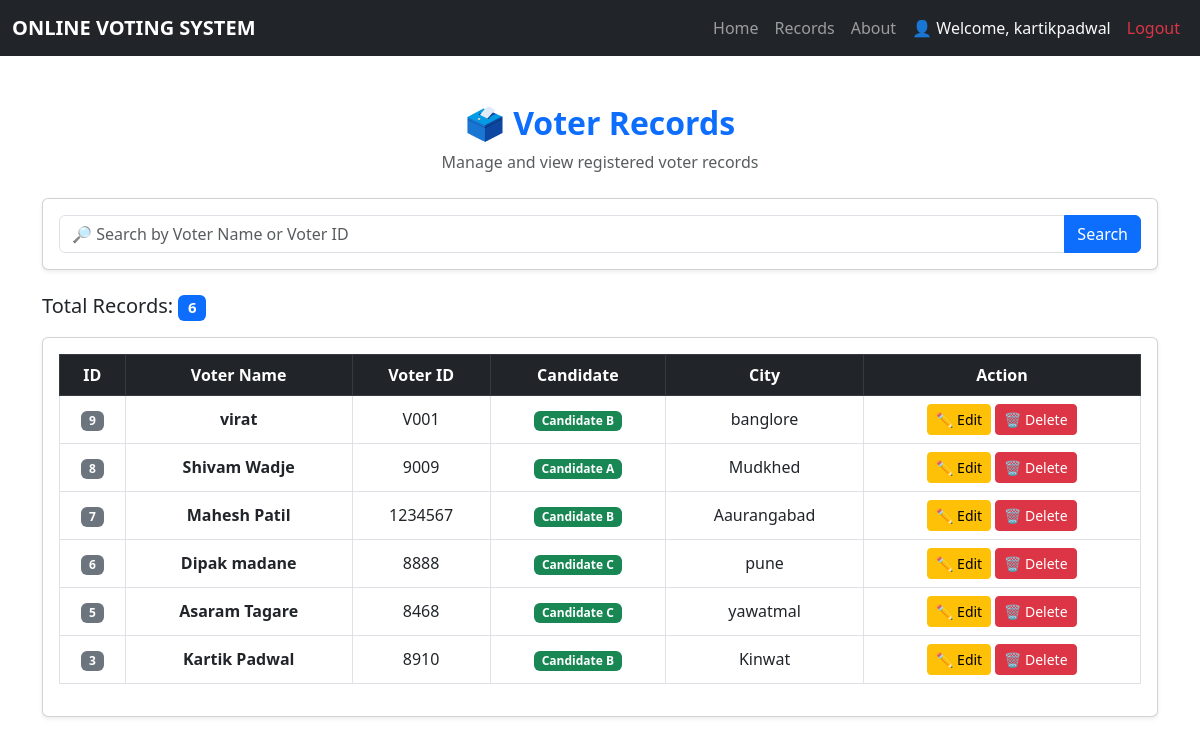
The page /records (signed in) on the database as committed earlier.
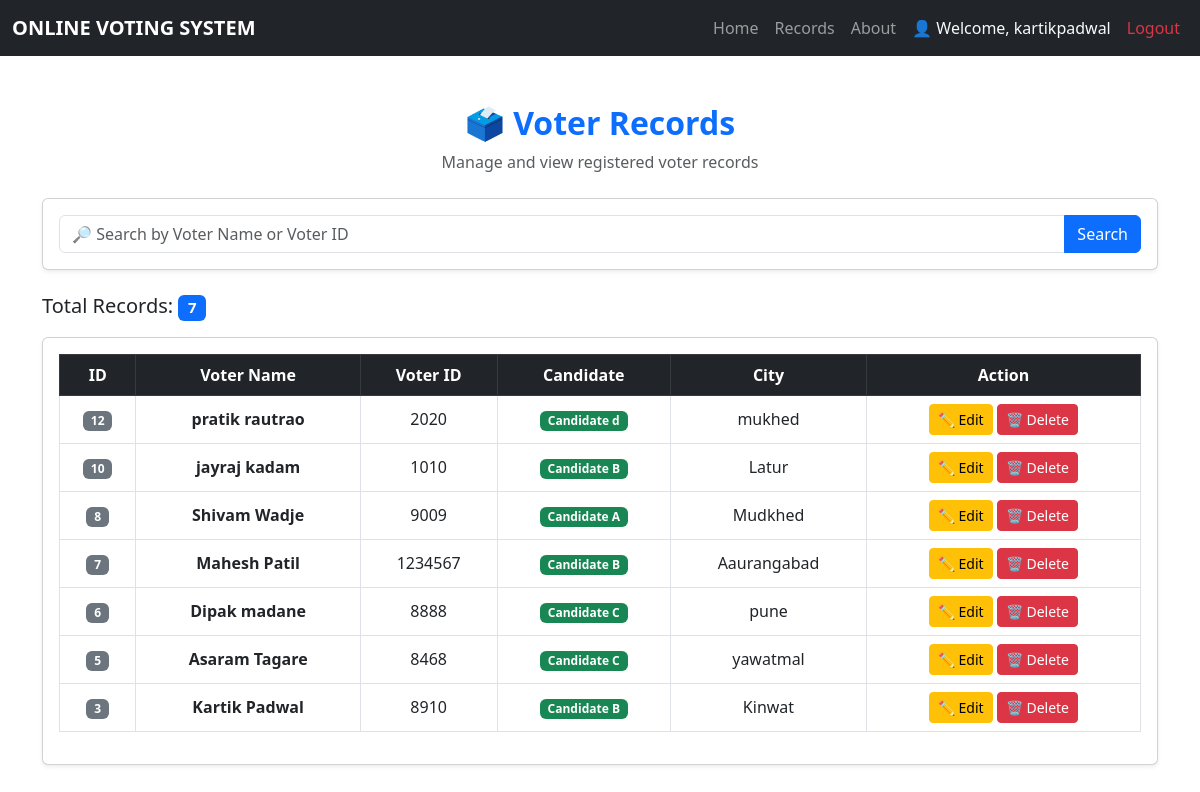
The same page on the database as committed later.
### tables this page shows
CREATE TABLE voters (
            id INTEGER PRIMARY KEY AUTOINCREMENT,
            voter_name TEXT NOT NULL,
            voter_id TEXT NOT NULL,
            candidate TEXT NOT NULL,
            city TEXT NOT NULL
        );

### app2.py (the view)
@app.route("/records")
def records():
    if not login_required():
        return redirect(url_for("login"))
    search = request.args.get("search", "").strip()
    conn = get_db()
    if search:
        voters = conn.execute("""
            SELECT * FROM voters
            WHERE voter_name LIKE ?
               OR voter_id LIKE ?
            ORDER BY id DESC
        """, (f"%{search}%", f"%{search}%")).fetchall()
    else:
        voters = conn.execute(
            "SELECT * FROM voters ORDER BY id DESC"
        ).fetchall()
    conn.close()
    return render_template(
        "records.html",
        voters=voters,
        search=search
    )

### app2.py (called while the page is built)
def login_required():
    if "username" not in session:
        flash("Please login first!", "danger")
        return False
    return True

@app.after_request
def add_no_cache(response):
    response.headers["Cache-Control"] = "no-cache, no-store, must-revalidate"
    response.headers["Pragma"] = "no-cache"
    response.headers["Expires"] = "0"
    return response

### database.py (called while the page is built)
def get_db():
    conn = sqlite3.connect(DATABASE)
    conn.row_factory = sqlite3.Row
    return conn

### templates/records.html (shortened to what this page needs)
{% extends 'base.html' %}
{% block content %}
<div class="container mt-5">
    <div class="text-center mb-4">
        <h2 class="fw-bold text-primary">🗳️ Voter Records</h2>
        <p class="text-muted">Manage and view registered voter records</p>
    </div>
    <div class="card shadow-sm mb-4">
        <div class="card-body">
            <form method="GET" action="{{ url_for('records') }}">
                <div class="input-group">
                    <input type="text"
                           name="search"
                           class="form-control"
                           placeholder="🔎 Search by Voter Name or Voter ID"
                           value="{{ search }}">
                    <button type="submit" class="btn btn-primary">
                        Search
                    </button>
                </div>
            </form>
        </div>
    </div>
    <div class="d-flex justify-content-between align-items-center mb-3">
        <h5 class="mb-0">
            Total Records:
            <span class="badge bg-primary">
                {{ voters|length }}
            </span>
        </h5>
    </div>
    <div class="card shadow-sm">
        <div class="card-body">
            <div class="table-responsive">
                <table class="table table-bordered table-hover text-center align-middle">
                    <thead class="table-dark">
                        <tr>
                            <th>ID</th>
                            <th>Voter Name</th>
                            <th>Voter ID</th>
                            <th>Candidate</th>
                            <th>City</th>
                            <th>Action</th>
                        </tr>
                    </thead>
                    <tbody>
                        {% for voter in voters %}
                        <tr>
                            <td>
                                <span class="badge bg-secondary">
                                    {{ voter.id }}
                                </span>
                            </td>
                            <td class="fw-semibold">
                                {{ voter.voter_name }}
                            </td>
                            <td>
                                {{ voter.voter_id }}
                            </td>
                            <td>
                                <span class="badge bg-success">
                                    {{ voter.candidate }}
                                </span>
                            </td>
                            <td>
                                {{ voter.city }}
                            </td>
                            <td>
                                <a href="{{ url_for('edit_vote', voter_id=voter.id) }}"
                                   class="btn btn-warning btn-sm">
                                    ✏️ Edit
                                </a>
                                <a href="{{ url_for('delete_vote', voter_id=voter.id) }}"
                                   class="btn btn-danger btn-sm"
                                   onclick="return confirm('Are you sure you want to delete this record?');">
                                    🗑️ Delete
                                </a>
                            </td>
                        </tr>
                        {% endfor %}
                    </tbody>
                </table>
            </div>
        </div>
    </div>
</div>
{% endblock %}

### templates/base.html (shortened to what this page needs)
<!DOCTYPE html>
<html>
<head>
    <link href="https://cdn.jsdelivr.net/npm/bootstrap@5.3.0/dist/css/bootstrap.min.css"
          rel="stylesheet">
</head>
<body>
    <nav class="navbar navbar-expand-lg navbar-dark bg-dark">
        <div class="container-fluid">
            <a class="navbar-brand" href="{{ url_for('home') }}">
                <strong>ONLINE VOTING SYSTEM</strong>
            </a>
            <div class="collapse navbar-collapse" id="navbarNav">
                <ul class="navbar-nav ms-auto">
                    <li class="nav-item">
                        <a class="nav-link" href="{{ url_for('home') }}">
                            Home
                        </a>
                    </li>
                    <li class="nav-item">
                        <a class="nav-link" href="{{ url_for('records') }}">
                            Records
                        </a>
                    </li>
                    <li class="nav-item">
                        <a class="nav-link" href="{{ url_for('about') }}">
                            About
                        </a>
                    </li>
                    {% if session.get('username') %}
    <li class="nav-item">
        <span class="nav-link text-light">
            👤 Welcome, {{ session.get('username') }}
        </span>
    </li>
    <li class="nav-item">
        <a class="nav-link text-danger"
           href="{{ url_for('logout') }}">
            Logout
        </a>
    </li>
                    {% endif %}
                </ul>
            </div>
        </div>
    </nav>
    {% block content %}
    {% endblock %}
</body>
</html>

Rows that differ between the two databases and show on the page:
removed voters: id "9", voter_name "virat", voter_id "V001", candidate "Candidate B", city "banglore"
added voters: id "12", voter_name "pratik rautrao", voter_id "2020", candidate "Candidate d", city "mukhed"
added voters: id "10", voter_name "jayraj kadam", voter_id "1010", candidate "Candidate B", city "Latur"
Other text that changed with them:
{{ voters|length }}: "6" → "7"
